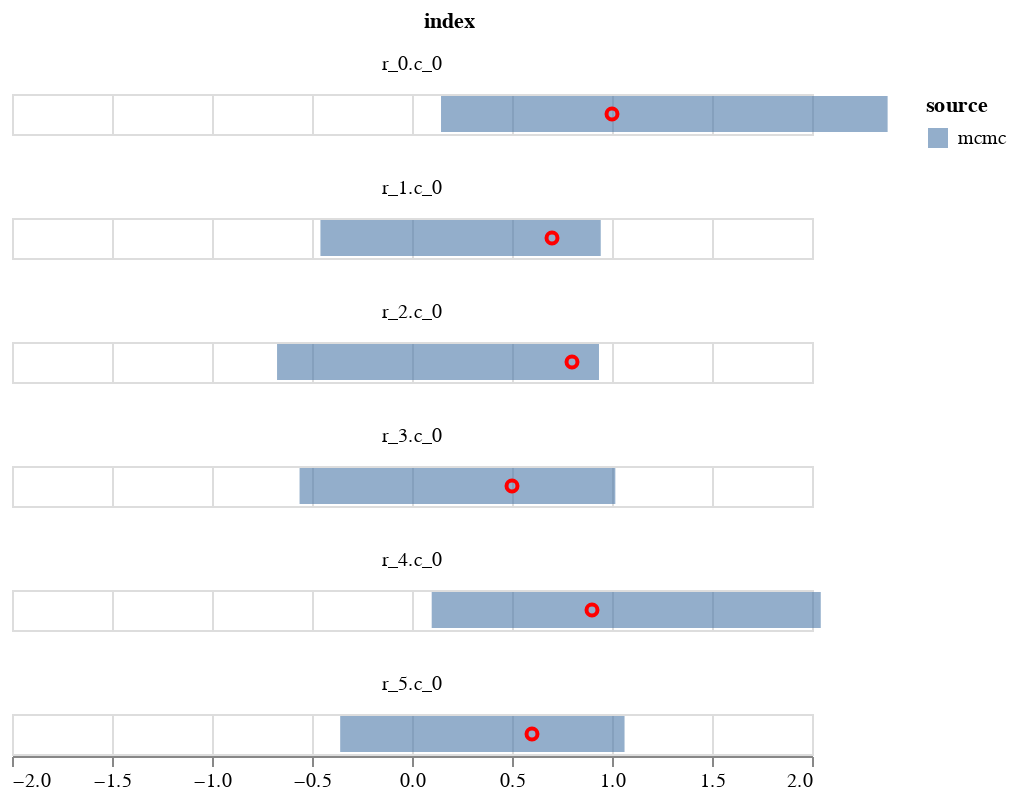

The cell this chart's notebook holds for it:
### Markdown cell above
## chart overlaying quantiles with real data

### Code cell
param = 'beta'
df = get_post_df(ps[param])
df_quant = df.groupby(['row', 'col'])[['value']].quantile(0.025).reset_index()
df_quant.rename({'value':'q1'}, axis=1, inplace=True)
df_quant2 = df.groupby(['row', 'col'])[['value']].quantile(0.975).reset_index()
df_quant2.rename({'value':'q2'}, axis=1, inplace=True)

df = df_quant.merge(df_quant2, on=['row', 'col'])

# simple quantile chart
df['source'] = 'mcmc'
df['index'] = 'r_' + df.row.astype(str)+'.c_'+df.col.astype(str)
df = df.loc[:,['index', 'q1', 'q2']]
df['source'] = 'mcmc'
dd = pd.DataFrame(exp_data.raw_data['beta'], columns=['data'])
dd['col'] = 0
dd['row'] = np.arange(6)
dd['index'] = 'r_' + dd.row.astype(str)+'.c_'+dd.col.astype(str)
dd = dd.loc[:,['index', 'data']]
plot_data = df.merge(dd, on=['index'])

c1 = alt.Chart(plot_data).mark_bar(opacity=0.6).encode(
    alt.X('q1', title=None,  scale=alt.Scale(domain=[-2,2])),
    alt.X2('q2', title=None),
    alt.Color('source'),    
)
    

c2 = alt.Chart(plot_data).mark_point(opacity=1, color='red').encode(
        alt.X('data', title=None),
)
(c1+c2).facet(
       'index',
    columns=1
    )

### Figure 1 — Vega-Lite specification as saved in the notebook (floating-point values rounded to 4 significant figures)
{"config": {"view": {"continuousWidth": 400, "continuousHeight": 300}}, "data": {"name": "data-c3597123b1234254fbb43113ab2add64"}, "facet": {"type": "nominal", "field": "index"}, "spec": {"layer": [{"mark": {"type": "bar", "opacity": 0.6}, "encoding": {"color": {"type": "nominal", "field": "source"}, "x": {"type": "quantitative", "field": "q1", "scale": {"domain": [-2, 2]}, "title": null}, "x2": {"field": "q2", "title": null}}}, {"mark": {"type": "point", "color": "red", "opacity": 1}, "encoding": {"x": {"type": "quantitative", "field": "data", "title": null}}}]}, "columns": 1, "$schema": "https://vega.github.io/schema/vega-lite/v4.8.1.json", "datasets": {"data-c3597123b1234254fbb43113ab2add64": [{"index": "r_0.c_0", "q1": 0.1451, "q2": 2.378, "source": "mcmc", "data": 1.0}, {"index": "r_1.c_0", "q1": -0.4578, "q2": 0.9438, "source": "mcmc", "data": 0.7}, {"index": "r_2.c_0", "q1": -0.6747, "q2": 0.935, "source": "mcmc", "data": 0.8}, {"index": "r_3.c_0", "q1": -0.5622, "q2": 1.017, "source": "mcmc", "data": 0.5}, {"index": "r_4.c_0", "q1": 0.0985, "q2": 2.044, "source": "mcmc", "data": 0.9}, {"index": "r_5.c_0", "q1": -0.3591, "q2": 1.063, "source": "mcmc", "data": 0.6}]}}
